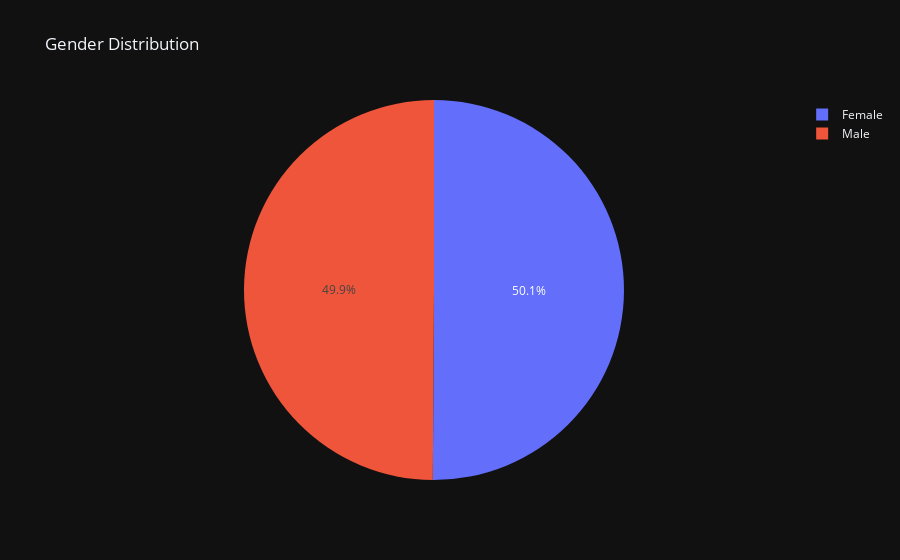

The code cell stored with this chart in its notebook:
### Code cell
# gender distribution
gender_counts = data['Gender'].value_counts()
px.pie(gender_counts,values=gender_counts.values, names=gender_counts.index, title='Gender Distribution')

### Figure 1 — Plotly figure (JSON) as saved in the notebook; plotly's stock layout.template omitted (floating-point values rounded to 4 significant figures)
{"data": [{"domain": {"x": [0.0, 1.0], "y": [0.0, 1.0]}, "hovertemplate": "index=%{label}<br>value=%{value}<extra></extra>", "labels": ["Female", "Male"], "legendgroup": "", "name": "", "showlegend": true, "values": [501, 499], "type": "pie"}], "layout": {"legend": {"tracegroupgap": 0}, "title": {"text": "Gender Distribution"}}}
